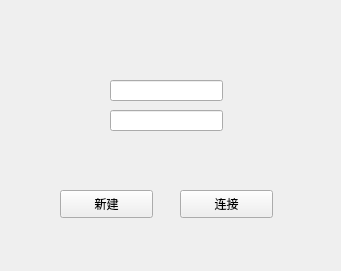
<?xml version="1.0" encoding="UTF-8"?>
<ui version="4.0">
 <class>Form</class>
 <widget class="QWidget" name="Form">
  <property name="geometry">
   <rect>
    <x>0</x>
    <y>0</y>
    <width>341</width>
    <height>271</height>
   </rect>
  </property>
  <property name="windowTitle">
   <string>Form</string>
  </property>
  <widget class="QLineEdit" name="IPlineEdit">
   <property name="geometry">
    <rect>
     <x>110</x>
     <y>80</y>
     <width>113</width>
     <height>21</height>
    </rect>
   </property>
  </widget>
  <widget class="QLineEdit" name="PortlineEdit">
   <property name="geometry">
    <rect>
     <x>110</x>
     <y>110</y>
     <width>113</width>
     <height>21</height>
    </rect>
   </property>
  </widget>
  <widget class="QPushButton" name="ConnectpushButton">
   <property name="geometry">
    <rect>
     <x>180</x>
     <y>190</y>
     <width>93</width>
     <height>28</height>
    </rect>
   </property>
   <property name="text">
    <string>连接</string>
   </property>
  </widget>
  <widget class="QPushButton" name="NewpushButton">
   <property name="geometry">
    <rect>
     <x>60</x>
     <y>190</y>
     <width>93</width>
     <height>28</height>
    </rect>
   </property>
   <property name="text">
    <string>新建</string>
   </property>
  </widget>
 </widget>
 <resources/>
 <connections/>
</ui>
